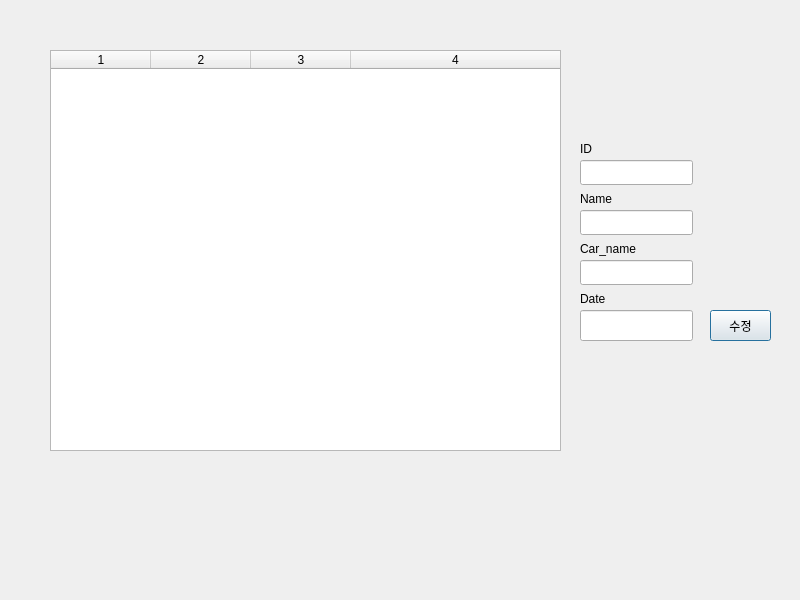
<?xml version="1.0" encoding="UTF-8"?>
<ui version="4.0">
 <class>Reserv</class>
 <widget class="QDialog" name="Reserv">
  <property name="geometry">
   <rect>
    <x>0</x>
    <y>0</y>
    <width>800</width>
    <height>600</height>
   </rect>
  </property>
  <property name="minimumSize">
   <size>
    <width>800</width>
    <height>600</height>
   </size>
  </property>
  <property name="maximumSize">
   <size>
    <width>800</width>
    <height>600</height>
   </size>
  </property>
  <property name="windowTitle">
   <string>Reservation</string>
  </property>
  <widget class="QTableWidget" name="list">
   <property name="geometry">
    <rect>
     <x>50</x>
     <y>50</y>
     <width>511</width>
     <height>401</height>
    </rect>
   </property>
   <property name="autoFillBackground">
    <bool>false</bool>
   </property>
   <attribute name="horizontalHeaderShowSortIndicator" stdset="0">
    <bool>false</bool>
   </attribute>
   <attribute name="horizontalHeaderStretchLastSection">
    <bool>true</bool>
   </attribute>
   <column>
    <property name="text">
     <string>1</string>
    </property>
   </column>
   <column>
    <property name="text">
     <string>2</string>
    </property>
   </column>
   <column>
    <property name="text">
     <string>3</string>
    </property>
   </column>
   <column>
    <property name="text">
     <string>4</string>
    </property>
   </column>
  </widget>
  <widget class="QPushButton" name="fix">
   <property name="geometry">
    <rect>
     <x>710</x>
     <y>310</y>
     <width>61</width>
     <height>31</height>
    </rect>
   </property>
   <property name="text">
    <string>수정</string>
   </property>
   <property name="icon">
    <iconset resource="image.qrc">
     <normaloff>:/new/image/image/correction.png</normaloff>:/new/image/image/correction.png</iconset>
   </property>
  </widget>
  <widget class="QLineEdit" name="car_name">
   <property name="geometry">
    <rect>
     <x>580</x>
     <y>260</y>
     <width>113</width>
     <height>25</height>
    </rect>
   </property>
   <property name="readOnly">
    <bool>true</bool>
   </property>
  </widget>
  <widget class="QLineEdit" name="id">
   <property name="geometry">
    <rect>
     <x>580</x>
     <y>160</y>
     <width>113</width>
     <height>25</height>
    </rect>
   </property>
   <property name="readOnly">
    <bool>true</bool>
   </property>
  </widget>
  <widget class="QLineEdit" name="date">
   <property name="geometry">
    <rect>
     <x>580</x>
     <y>310</y>
     <width>113</width>
     <height>31</height>
    </rect>
   </property>
   <property name="readOnly">
    <bool>true</bool>
   </property>
  </widget>
  <widget class="QLineEdit" name="name">
   <property name="geometry">
    <rect>
     <x>580</x>
     <y>210</y>
     <width>113</width>
     <height>25</height>
    </rect>
   </property>
   <property name="readOnly">
    <bool>true</bool>
   </property>
  </widget>
  <widget class="QLabel" name="label">
   <property name="geometry">
    <rect>
     <x>-440</x>
     <y>0</y>
     <width>1321</width>
     <height>781</height>
    </rect>
   </property>
   <property name="text">
    <string/>
   </property>
   <property name="pixmap">
    <pixmap resource="image.qrc">:/new/image/image/cars_background.jpg</pixmap>
   </property>
   <property name="scaledContents">
    <bool>true</bool>
   </property>
  </widget>
  <widget class="QLabel" name="label_2">
   <property name="geometry">
    <rect>
     <x>580</x>
     <y>290</y>
     <width>67</width>
     <height>17</height>
    </rect>
   </property>
   <property name="text">
    <string>Date</string>
   </property>
  </widget>
  <widget class="QLabel" name="label_3">
   <property name="geometry">
    <rect>
     <x>580</x>
     <y>140</y>
     <width>67</width>
     <height>17</height>
    </rect>
   </property>
   <property name="text">
    <string>ID</string>
   </property>
  </widget>
  <widget class="QLabel" name="label_4">
   <property name="geometry">
    <rect>
     <x>580</x>
     <y>190</y>
     <width>67</width>
     <height>17</height>
    </rect>
   </property>
   <property name="text">
    <string>Name</string>
   </property>
  </widget>
  <widget class="QLabel" name="label_5">
   <property name="geometry">
    <rect>
     <x>580</x>
     <y>240</y>
     <width>71</width>
     <height>17</height>
    </rect>
   </property>
   <property name="text">
    <string>Car_name</string>
   </property>
  </widget>
  <zorder>label</zorder>
  <zorder>list</zorder>
  <zorder>fix</zorder>
  <zorder>car_name</zorder>
  <zorder>id</zorder>
  <zorder>date</zorder>
  <zorder>name</zorder>
  <zorder>label_2</zorder>
  <zorder>label_3</zorder>
  <zorder>label_4</zorder>
  <zorder>label_5</zorder>
 </widget>
 <resources>
  <include location="image.qrc"/>
 </resources>
 <connections/>
</ui>
